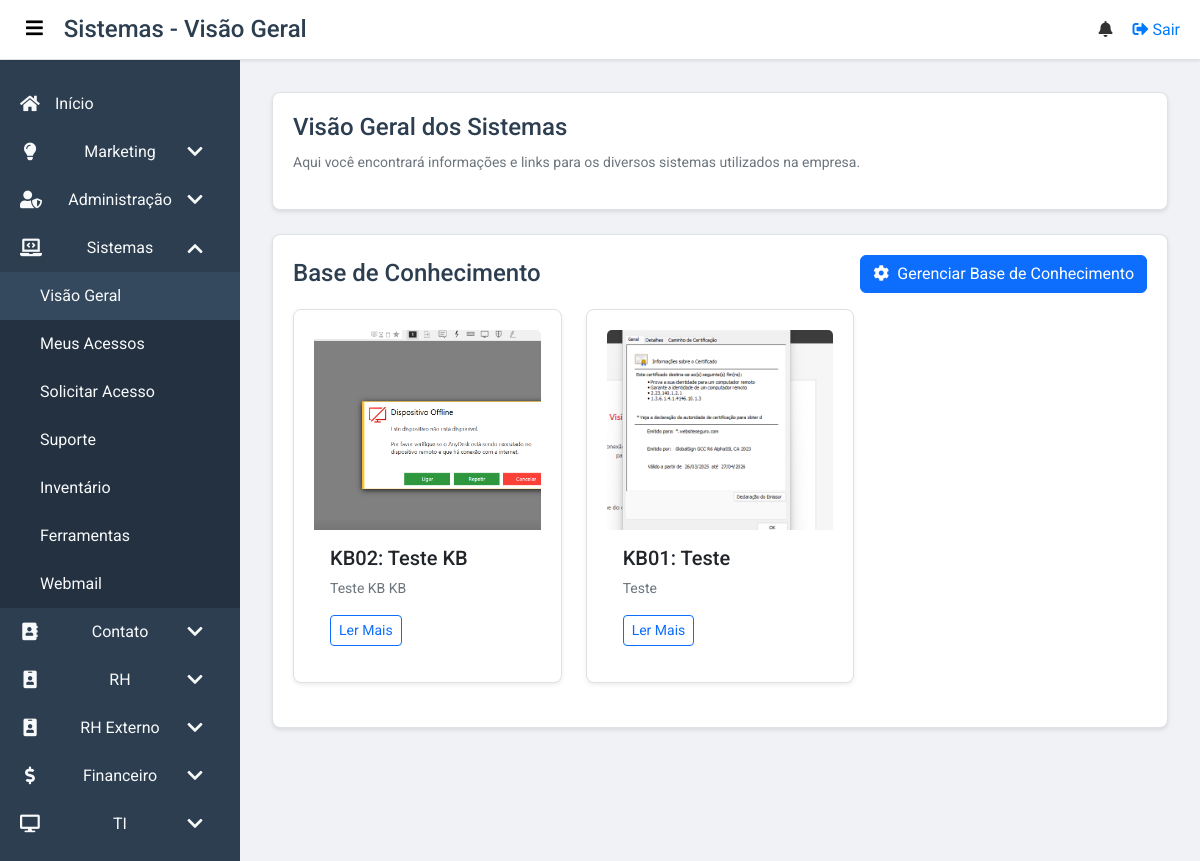
/sistemas (signed in), run on the app's committed database.
### app/models.py (models this page shows, shortened)
class KnowledgeBaseArticle(db.Model):
    id = db.Column(db.Integer, primary_key=True)
    kb_id = db.Column(db.Integer, unique=True, nullable=True)
    title = db.Column(db.String(200), nullable=False)
    content = db.Column(db.Text, nullable=False)
    image_path = db.Column(db.String(500), nullable=True)
    created_at = db.Column(db.DateTime, nullable=False, default=datetime.utcnow)
    updated_at = db.Column(db.DateTime, nullable=False, default=datetime.utcnow, onupdate=datetime.utcnow)

### app/routes.py (the view)
@main.route('/sistemas')
@login_required
def sistemas_geral():
    articles = KnowledgeBaseArticle.query.order_by(KnowledgeBaseArticle.created_at.desc()).all()
    return render_template('sistemas_geral.html', articles=articles)

### app/routes.py (called while the page is built)
@main.context_processor
def inject_user_groups():
    if current_user.is_authenticated:
        user_groups = {group.name for group in current_user.groups}
        return dict(user_groups=user_groups)
    return dict(user_groups=set()) # Return an empty set for anonymous users

@main.context_processor
def inject_notifications():
    if current_user.is_authenticated:
        unread_notifications = Notification.query.filter_by(user_id=current_user.id, is_read=False).order_by(Notification.created_at.desc()).all()
        unread_notifications_count = len(unread_notifications)
        return dict(unread_notifications=unread_notifications, unread_notifications_count=unread_notifications_count)
    return dict(unread_notifications=[], unread_notifications_count=0) # Return empty for anonymous users

### app/templates/sistemas_geral.html (shortened to what this page needs)
{% extends "base.html" %}
{% block body_class %}dashboard-page{% endblock %}
{% block page_title %}Sistemas - Visão Geral{% endblock %}
{% block content %}
<section class="dashboard">
    <div class="card">
        <h4>Visão Geral dos Sistemas</h4>
        <p>Aqui você encontrará informações e links para os diversos sistemas utilizados na empresa.</p>
    </div>
    <div class="card mt-4">
        <div class="d-flex justify-content-between align-items-center mb-3">
            <h4 class="card-title mb-0">Base de Conhecimento</h4>
            {% if 'Administração' in user_groups %}
                <a href="{{ url_for('main.knowledge_base') }}" class="btn btn-primary">
                    <i class="fas fa-cog me-2"></i>Gerenciar Base de Conhecimento
                </a>
            {% endif %}
        </div>
        <div class="row">
            {% for article in articles %}
                <div class="col-md-6 col-lg-4 mb-4">
                    <div class="card h-100 shadow-sm">
                        {% if article.image_path %}
                            <img src="{{ url_for('static', filename=article.image_path) }}" class="card-img-top" alt="{{ article.title }}" style="height: 200px; object-fit: cover;">
                        {% endif %}
                        <div class="card-body d-flex flex-column">
                            <h5 class="card-title">KB{{ "%02d"|format(article.kb_id) }}: {{ article.title }}</h5>
                            <p class="card-text flex-grow-1">{{ article.content | striptags | truncate(100) }}</p>
                            <a href="#" class="btn btn-sm btn-outline-primary align-self-start" data-bs-toggle="modal" data-bs-target="#articleModal-{{ article.id }}">Ler Mais</a>
                        </div>
                    </div>
                </div>
            {% else %}
                <div class="col">
                    <p class="text-center text-muted">Nenhum artigo na base de conhecimento ainda.</p>
                </div>
            {% endfor %}
        </div>
    </div>
</section>
{% endblock %}

### app/static/css/base.css (style rules this page uses)
:root { --primary-color: #007bff; --secondary-color: #2c3e50; --background-light: #f0f2f5; --background-white: #ffffff; --text-color: #333; --text-light: #f8f9fa; --border-color: #dee2e6; --shadow-color: rgba(0, 0, 0, 0.1); }
body { font-family: 'Roboto', sans-serif; margin: 0; padding: 0; background-color: var(--background-light); color: var(--text-color); -webkit-font-smoothing: antialiased; -moz-osx-font-smoothing: grayscale; }
h1, h2, h3, h4, h5, h6 { margin: 0; font-weight: 500; }
.card { background: white; padding: 20px; border-radius: 8px; box-shadow: 0 2px 4px var(--shadow-color); border: 1px solid var(--border-color); }
.card h4 { margin-bottom: 10px; color: var(--secondary-color); }
.card p { font-size: 14px; color: #6c757d; }

### data on the page
KnowledgeBaseArticle: image_path (picture), kb_id "02", title "Teste KB", content "Teste KB KB"
KnowledgeBaseArticle: image_path (picture), kb_id "01", title "Teste", content "Teste"
